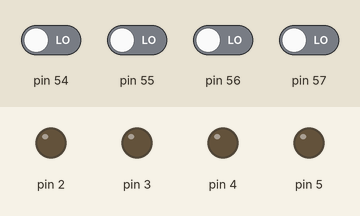
This sketch was run on a simulated Arduino Mega 2560, built with avr-gcc and run on an emulated ATmega2560. Parts: output pins drawn as LEDs (lit = HIGH). The inputs (shaded band) are chosen by the test bench; at power-on: pin 54–57 LOW.

Above: at 1.2 s.
1.3 s: pin 54 driven HIGH and pin 55 driven HIGH
At 2.3 s:
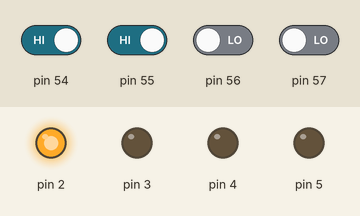
2.8 s: pin 56 driven HIGH
At 3.4 s:
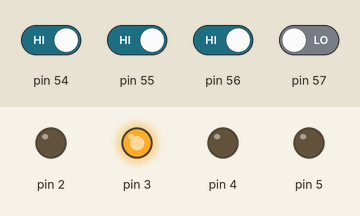
Timing chart, 0 to 5.8 s (numbered marks = the images above; inputs shaded):
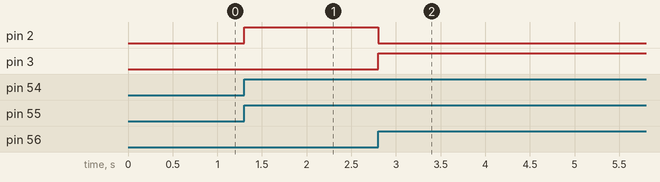

Measured:
- after the input at 1.3 s, pin 2: LOW → HIGH at once
- after the input at 2.8 s, pin 2: HIGH → LOW at once; pin 3: LOW → HIGH at once

The sketch:

TC306_Automate_de_vides.ino
```cpp
#include <SPI.h>
#include <Controllino.h>

//
// Tâche : TC306_Automate_de_vides
//

// Définition des variables

bool bAllume;              // Automate ON/OFF

//
// Configuration
//
void setup() {

  pinMode(CONTROLLINO_A0, INPUT);
  pinMode(CONTROLLINO_A1, INPUT);
  pinMode(CONTROLLINO_A2, INPUT);
  pinMode(CONTROLLINO_A3, INPUT);
  pinMode(CONTROLLINO_A5, INPUT);

  pinMode(CONTROLLINO_D0, OUTPUT);
  pinMode(CONTROLLINO_D1, OUTPUT);
  pinMode(CONTROLLINO_D2, OUTPUT);
  pinMode(CONTROLLINO_D3, OUTPUT);
}

//
// Boucle
//
void loop() {

  // Allumer / Éteindre
  if (digitalRead(CONTROLLINO_A0))
  {
    bAllume = true;
  }
  else
  {
    bAllume = false;
  }

  // Démarrer le processus avec un capteur de barrière
  if (digitalRead(CONTROLLINO_A1) && bAllume)
  {
    // Démarrer la ligne d'assemblage 1
    // Attendre que le capteur de barrière 2 détecte une bouteille
    while (digitalRead(CONTROLLINO_A2) == LOW)
    {
      digitalWrite(CONTROLLINO_D0, HIGH);
    }
    // Arrêter la ligne d'assemblage 1
    digitalWrite(CONTROLLINO_D0, LOW);
    // Démarrer le scanner de codes-barres jusqu'à la lecture du code
    while (digitalRead(CONTROLLINO_A3) == LOW)
    {
      digitalWrite(CONTROLLINO_D1, HIGH);
    }
    // Arrêter le scanner de codes-barres
    digitalWrite(CONTROLLINO_D1, LOW);
    // Démarrer la ligne d'assemblage 2
    // Attendre que le capteur de barrière 3 détecte une bouteille
    while (digitalRead(CONTROLLINO_A5) == LOW)
    {
      digitalWrite(CONTROLLINO_D2, HIGH);
    }
    // Arrêter la ligne d'assemblage 2
    digitalWrite(CONTROLLINO_D2, LOW);
    // Démarrer la presse à bouteilles
    digitalWrite(CONTROLLINO_D3, HIGH);
    // Temps pour presser la bouteille
    delay(5000);
    // Arrêter la presse à bouteilles
    digitalWrite(CONTROLLINO_D3, LOW);
    // Démarrer la ligne d'assemblage 2
    // Attendre que le capteur de barrière 3 détecte une bouteille
    while (digitalRead(CONTROLLINO_A5) == HIGH)
    {
      digitalWrite(CONTROLLINO_D2, HIGH);
    }
    // Arrêter la ligne d'assemblage 2
    digitalWrite(CONTROLLINO_D2, LOW);
  }

}
```
